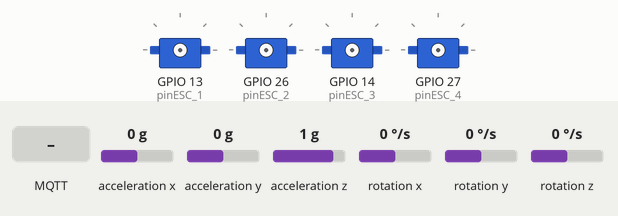
A sketch run on a simulated ESP32. Parts: 4 × servo. The test bench sets the inputs (shaded band); at power-on: acceleration x 0 g, acceleration y 0 g, acceleration z 1 g, rotation x 0 °/s, rotation y 0 °/s, rotation z 0 °/s. WiFi joins after 1.5 s; servers stay silent unless stated; no MQTT or app messages arrive unless stated; what the sketch prints to the serial monitor is not drawn.

Above: at 0.1 s.
At 4.6 s:
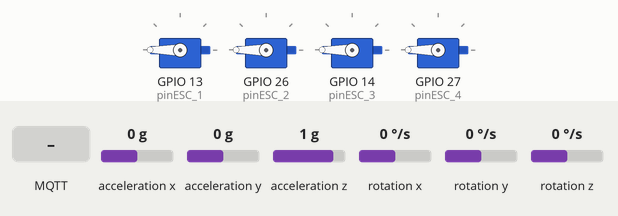
At 15.8 s:
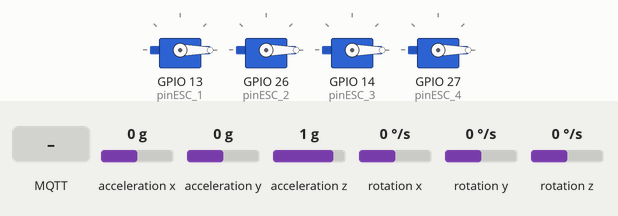
15.9 s: MQTT message "motors/mode" arrives on the first subscribed topic
17.4 s: MQTT message "motors/vmax" arrives on the first subscribed topic
18.9 s: MQTT message "pid/kp" arrives on the first subscribed topic
Timing chart, 0 to 21.9 s (numbered marks = the images above; inputs shaded):
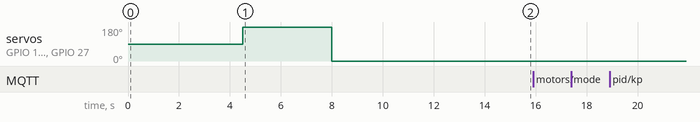

The sketch:

Codigo_PSA_Drone.ino
```cpp
#include <Wire.h>
#include <MPU9250_asukiaaa.h>
#include "Kalman.h"
#include <ESP32Servo.h>
#include <WiFi.h>
#include <PubSubClient.h>

// --- Wi-Fi & MQTT ---
const char* ssid = "hotspot name";
const char* password = "hotspot password";
const char* mqtt_server = "ip hotspot";
WiFiClient espClient;
PubSubClient client(espClient);


// --- ESC Pins ---
const int pinESC_1 = 13;
const int pinESC_2 = 26;
const int pinESC_3 = 14;
const int pinESC_4 = 27;
Servo esc1, esc2, esc3, esc4;

// --- Sensor & Kalman ---
MPU9250_asukiaaa mySensor;
Kalman rollKalman, pitchKalman;
unsigned long lastMicros = 0;

// --- Offsets for Zero ---
float rollOffset = 0;
float pitchOffset = 0;
bool resetRequested = false;

// --- Control Variables ---
float integralMax = 100.0;

String motorMode = "OFF";
int vmax = 1000;

// --- PID State ---
float Kp = 1.5, Ki = 0.02, Kd = 0.3;
float rollSetpoint = 0.0;
float pitchSetpoint = 0.0;

float rollErrorSum = 0, rollLastError = 0;
float pitchErrorSum = 0, pitchLastError = 0;

void setup_wifi() {
  WiFi.begin(ssid, password);
  while (WiFi.status() != WL_CONNECTED) delay(500);
}

void callback(char* topic, byte* payload, unsigned int length) {
  String topicStr = String(topic);
  topicStr.trim();

  String valueStr;
  for (unsigned int i = 0; i < length; i++) valueStr += (char)payload[i];

  valueStr.trim();  // Just in case payload includes stray characters

  Serial.print("[MQTT] Topic: ");
  Serial.println(topicStr);
  Serial.print("[MQTT] Payload: ");
  Serial.println(valueStr);

  if (topicStr == "motors/mode") {
    motorMode = valueStr;
    Serial.print(">> Motor Mode Set To: ");
    Serial.println(motorMode);
  }
  else if (topicStr == "motors/vmax") {
    vmax = valueStr.toInt();
    Serial.print(">> vmax updated to: ");
    Serial.println(vmax);
  }
  else if (topicStr == "pid/kp") {
    Kp = valueStr.toFloat();
    Serial.print(">> Kp = "); Serial.println(Kp);
  }
  else if (topicStr == "pid/ki") {
    Ki = valueStr.toFloat();
    Serial.print(">> Ki = "); Serial.println(Ki);
  }
  else if (topicStr == "pid/kd") {
    Kd = valueStr.toFloat();
    Serial.print(">> Kd = "); Serial.println(Kd);
  }
  else if (topicStr == "sensors/reset_orientation") {
    resetRequested = true;
    Serial.println(">> Reset orientation requested.");
  }
  else if (topicStr == "pid/imax") {
    integralMax = valueStr.toFloat();
    Serial.print(">> Integral max cap (imax) = ");
    Serial.println(integralMax);
  }


}


void reconnect() {
  while (!client.connected()) {
    if (client.connect("ESP32Client")) {
      client.subscribe("motors/mode");
      client.subscribe("motors/vmax");
      client.subscribe("pid/kp");
      client.subscribe("pid/ki");
      client.subscribe("pid/kd");
      client.subscribe("pid/imax");
      client.subscribe("sensors/reset_orientation");  // ✅ Make sure this line is included
    } else {
      delay(5000);
    }
  }
}

void setup() {
  Serial.begin(115200);
  Wire.begin();
  setup_wifi();
  client.setServer(mqtt_server, 1883);
  client.setCallback(callback);

  esc1.attach(pinESC_1, 1000, 2000);
  esc2.attach(pinESC_2, 1000, 2000);
  esc3.attach(pinESC_3, 1000, 2000);
  esc4.attach(pinESC_4, 1000, 2000);

  // ESC calibration
  delay(3000);
  esc1.writeMicroseconds(2000);
  esc2.writeMicroseconds(2000);
  esc3.writeMicroseconds(2000);
  esc4.writeMicroseconds(2000);
  delay(3500);
  esc1.writeMicroseconds(1000);
  esc2.writeMicroseconds(1000);
  esc3.writeMicroseconds(1000);
  esc4.writeMicroseconds(1000);
  delay(3500);
  delay(3000);

  // Sensor init
  mySensor.setWire(&Wire);
  mySensor.beginAccel();
  mySensor.beginGyro();
  delay(100);
  mySensor.accelUpdate();

  float ax = mySensor.accelX();
  float ay = mySensor.accelY();
  float az = mySensor.accelZ();
  float roll_init = 180 * atan2(ay, sqrt(ax * ax + az * az)) / PI;
  float pitch_init = 180 * atan2(ax, sqrt(ay * ay + az * az)) / PI;

  rollKalman.setQangle(0.01f); rollKalman.setQbias(0.003f); rollKalman.setRmeasure(0.01f);
  pitchKalman.setQangle(0.01f); pitchKalman.setQbias(0.003f); pitchKalman.setRmeasure(0.01f);
  rollKalman.setAngle(roll_init);
  pitchKalman.setAngle(pitch_init);
  lastMicros = micros();
}

void loop() {
  if (!client.connected()) reconnect();
  client.loop();

  mySensor.accelUpdate();
  mySensor.gyroUpdate();

  float ax = mySensor.accelX(), ay = mySensor.accelY(), az = mySensor.accelZ();
  float gx = mySensor.gyroX(), gy = mySensor.gyroY();

  float roll_raw = 180 * atan2(ay, sqrt(ax * ax + az * az)) / PI;
  float pitch_raw = 180 * atan2(ax, sqrt(ay * ay + az * az)) / PI;

  unsigned long nowMicros = micros();
  float dt = (nowMicros - lastMicros) * 1e-6;
  lastMicros = nowMicros;

  float roll_filtered = rollKalman.getAngle(roll_raw, gx, dt);
  float pitch_filtered = pitchKalman.getAngle(pitch_raw, gy, dt);

  if (resetRequested) {
    rollOffset = roll_filtered;
    pitchOffset = pitch_filtered;
    resetRequested = false;
    Serial.println("Orientation zeroed");
  }

  String payload = "{\"roll\":" + String(roll_filtered - rollOffset, 2) +
                   ",\"pitch\":" + String(pitch_filtered - pitchOffset, 2) + "}";
  client.publish("sensors/rollpitch", payload.c_str());

  int pwm1 = 1000, pwm2 = 1000, pwm3 = 1000, pwm4 = 1000;

  if (motorMode == "OFF") {
    pwm1 = pwm2 = pwm3 = pwm4 = 1000;
  }
  else if (motorMode == "BASIC") {
    pwm1 = pwm2 = pwm3 = pwm4 = vmax;
    Serial.println(vmax);
  }
  else if (motorMode == "AUTO") {
    float rollError = rollSetpoint - (roll_filtered - rollOffset);
    rollErrorSum += rollError * dt;
    rollErrorSum = constrain(rollErrorSum, -integralMax, integralMax); // cap na soma integral
    float rollDeriv = (rollError - rollLastError) / dt;
    rollLastError = rollError;
    float rollCorrection = Kp * rollError + Ki * rollErrorSum + Kd * rollDeriv;
    float pitchError = pitchSetpoint - (pitch_filtered - pitchOffset);

    pitchErrorSum += pitchError * dt;
    pitchErrorSum = constrain(pitchErrorSum, -integralMax, integralMax); // cap na soma integral
    float pitchDeriv = (pitchError - pitchLastError) / dt;
    pitchLastError = pitchError;
    float pitchCorrection = Kp * pitchError + Ki * pitchErrorSum + Kd * pitchDeriv;

    int basePWM = vmax;
    pwm1 = basePWM - rollCorrection - pitchCorrection;
    pwm2 = basePWM + rollCorrection - pitchCorrection;
    pwm3 = basePWM + rollCorrection + pitchCorrection;
    pwm4 = basePWM - rollCorrection + pitchCorrection;

    pwm1 = constrain(pwm1, 1000, 2000);
    pwm2 = constrain(pwm2, 1000, 2000);
    pwm3 = constrain(pwm3, 1000, 2000);
    pwm4 = constrain(pwm4, 1000, 2000);
  }

  esc1.writeMicroseconds(pwm1);
  esc2.writeMicroseconds(pwm2);
  esc3.writeMicroseconds(pwm3);
  esc4.writeMicroseconds(pwm4);
}
```

Measured:
- after the input at 15.9 s, every drawn part: stays the same
- after the input at 17.4 s, every drawn part: stays the same
- after the input at 18.9 s, every drawn part: stays the same
